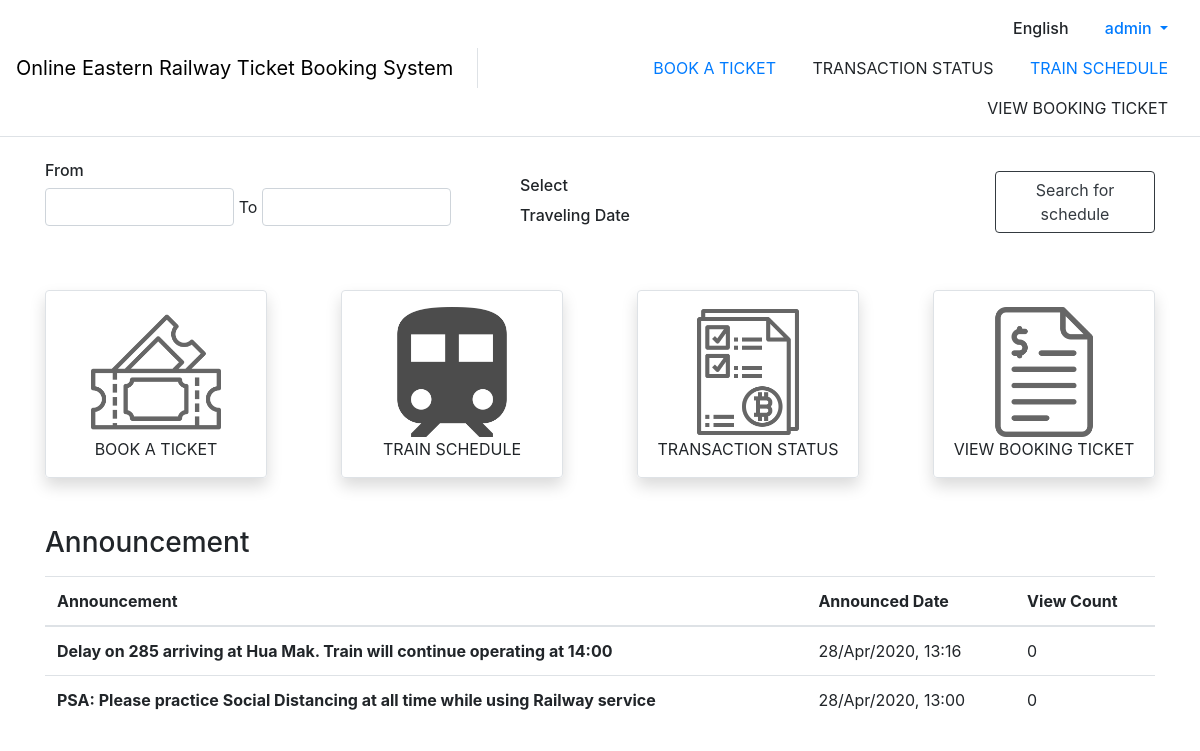
The app's page / (signed in) with its own data.
### announcement/models.py (models this page shows)
class Announcement(models.Model):
    announcer_user = models.ForeignKey(
        Announcer, on_delete=models.CASCADE, null=True)
    announce_text = models.TextField()
    announce_time = models.DateTimeField()
    view_count = models.IntegerField()

### announcement/views.py (the view)
# urls.py: path('', announcement.views.dashboard, name="dashboard"),
def dashboard(request):
    context = prepare_context(request, show_navbar=True)
    context = {
        'show_navbar': True,
        'announcement': Announcement.objects.order_by("-announce_time")
    }
    return render(request, 'dashboard.html', context=context)

### account/utils.py (called while the page is built)
def prepare_context(request, show_navbar=True):
    context = {
        'show_navbar': show_navbar
    }
    if request.user.is_authenticated:
        user = User.objects.get(username=request.user.username)
        context['current_user'] = user
    return context

### templates/dashboard.html (shortened to what this page needs)
{% extends "base.html" %}
{% load static %}
{% block content %}
  <div class="my-4">
    <section>
      <div class="row justify-content-center align-items-center">
        <div class="col-12 col-lg-5">
          <h6>From</h6>
          <div class="form-group ml-0">
            <input type="text" class="form-control d-inline-block" style="width: 42.5%" name="" id="" placeholder="">
            <span>To</span>
            <input type="text" class="form-control d-inline-block" style="width: 42.5%" name="" id="" placeholder="">
          </div>
        </div>
        <div class="col-12 col-lg-5 my-3 my-lg-0">
          <h6>Select</h6>
          <span style="font-weight: 500">Traveling Date</span>
        </div>
        <div class="col-12 col-lg-2">
          <button type="button" class="btn btn-outline-dark">Search for schedule</button>
        </div>
      </div>
    </section>
    <section class="my-5">
      <div class="d-flex flex-wrap justify-content-between" style="font-weight: 200">
        <a class="btn btn-dashboard-link border shadow p-3" href={% url 'searchSchedules' %}>
          <img src="{% static 'image/validating-ticket.png' %}" class="mx-auto img-fluid" alt="Book a ticket">
          <p class="my-auto">BOOK A TICKET</p>
        <a class="btn btn-dashboard-link border shadow p-3" href={% url 'searchTimetable' %}>
          <img src="{% static 'image/train.png' %}" class="mx-auto img-fluid" alt="Train schedule">
          <p class="my-auto">TRAIN SCHEDULE</p>
        <a class="btn btn-dashboard-link border shadow p-3">
          <img src="{% static 'image/transaction.png' %}" class="mx-auto img-fluid" alt="Transaction status">
          <p class="my-auto">TRANSACTION STATUS</p>
        </a>
        <a class="btn btn-dashboard-link border shadow p-3">
          <img src="{% static 'image/bill.png' %}" class="mx-auto img-fluid" alt="View booking ticket">
          <p class="my-auto">VIEW BOOKING TICKET</p>
        </a>
      </div>
    </section>
    <section class="my-5">
      <h3>Announcement</h3>
      <table class="table mt-3">
        <thead>
        <tr>
          <th scope="col">Announcement</th>
          <th scope="col">Announced Date</th>
          <th scope="col">View Count</th>
        </tr>
        </thead>
        <tbody>
        {% for a in announcement %}
          <div data-toggle="collapse" href="#collapse_{{ a.id }}" role="button"
               aria-expanded="false" aria-controls="collapse_{{ a.id }}" style="cursor: pointer">
            <tr>
              <th scope="row">{{ a.announce_text|truncatechars:100 }}</th>
              <td>{{ a.announce_time|date:'d/M/yy' }}, {{ a.announce_time|time:'H:i' }}</td>
              <td>{{ a.view_count }}</td>
            </tr>
          </div>
        {% endfor %}
        </tbody>
      </table>
    </section>
  </div>
{% endblock content %}

### templates/base.html (shortened to what this page needs)
<!DOCTYPE html>
{% load static %}
<html lang="en">
<head>
  <link rel="stylesheet" type="text/css" href="{% static 'css/bootstrap.min.css'%}">
  <link rel="stylesheet" type="text/css" href="{% static 'css/bootstrap-select.min.css'%}">
  <link rel="stylesheet" type="text/css" href="{% static 'css/styles.css'%}">
</head>
<body>
  {% if show_navbar %}
  <nav class="navbar navbar-expand-lg navbar-light border-bottom">
    <div class="d-none d-lg-flex w-100 justify-content-center align-items-center">
      <div class="navbar-brand border-right pr-4 h-50">
        <div class="my-auto">
          <a class="d-inline-block my-auto"  href={% url 'dashboard' %} style="text-decoration: none; color: black;">Online Eastern Railway Ticket Booking System </a>
        </div>
      </div>
      <div class="text-right w-100">
        <div class="row align-content-right">
          <div class="col" style="font-weight: 500;">
            <a class="nav-link d-inline-block">English</a>
            {% if request.user.is_authenticated %}
              <div class="nav-item dropdown d-inline-block">
                <a class="nav-link dropdown-toggle" href="#" id="profileDropdown" role="button" data-toggle="dropdown" aria-haspopup="true" aria-expanded="false">
                  {% if user.first_name and user.last_name %}
                    {{ user.first_name }} {{ user.last_name }}
                  {% else %}
                    {{ user.username}}
                  {% endif %}
                </a>
              </div>
            {% else %}
              <a class="nav-link d-inline-block" href={% url 'login'%}>Login</a>
            {% endif %}
          </div>
        </div>
        <div class="row align-content-right">
          <div class="col text-uppercase">
            <a class="nav-link d-inline-block" href={% url 'searchSchedules' %}>BOOK A TICKET</a>
            <a class="nav-link d-inline-block">TRANSACTION STATUS</a>
            <a class="nav-link d-inline-block" href={% url 'searchTimetable' %}>TRAIN SCHEDULE</a>
            <a class="nav-link d-inline-block">VIEW BOOKING TICKET</a>
          </div>
        </div>
      </div>
    </div>
  </nav>
  {% endif %}
  <div id="content" class="container appear-fade-start">
    {% block content %}
    {% endblock content %}
  </div>
</body>
</html>

### static/css/styles.css (style rules this page uses)
body { font-family: -apple-system, BlinkMacSystemFont, "Segoe UI", Roboto, "Sarabun", "Helvetica Neue", Arial, "Noto Sans", sans-serif, "Apple Color Emoji", "Segoe UI Emoji", "Segoe UI Symbol", "Noto Color Emoji" !important; }
.appear-fade-start { opacity: 0; animation: appear-fade 0.25s ease-out 0.1s 1 forwards; }

### templates/dashboard.html (style rules this page uses)
.btn.btn-dashboard-link { position: relative; width: 20%; min-width: 150px; transition: 0.5s all ease-in-out; }

### records on screen
Announcement: announce_text "Delay on 285 arriving at Hua Mak. Train will continue operating at 14:00", announce_time "28/Apr/2020", announce_time "13:16", view_count "0"
Announcement: announce_text "PSA: Please practice Social Distancing at all time while using Railway service", announce_time "28/Apr/2020", announce_time "13:00", view_count "0"

### other values on screen
{{ user.username }} "admin"
